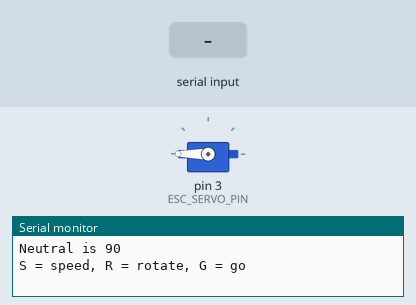
This sketch was run on a simulated Arduino Uno, built with avr-gcc and run on an emulated ATmega328P. On the bench: servo, the last lines printed to the serial monitor. Inputs (shaded band) come from the test bench.

Above: at 2.2 s.
2.3 s: "R" received over Serial
At 2.7 s:
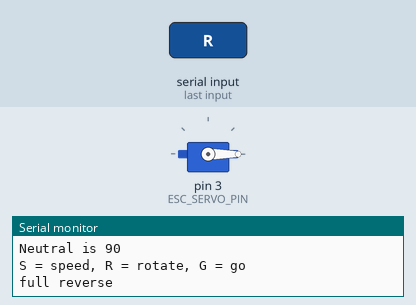
3.8 s: "S" received over Serial
At 5.0 s:
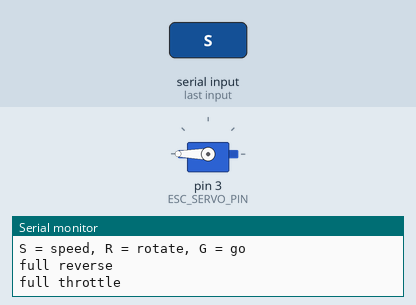
5.3 s: "G" received over Serial
At 6.7 s:
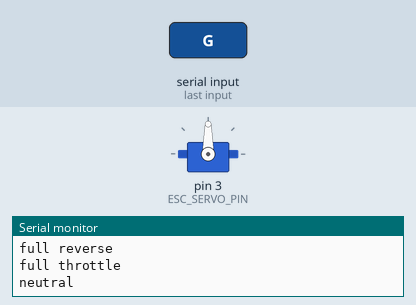
Timing chart, 0 to 8.3 s (numbered marks = the images above; inputs shaded):
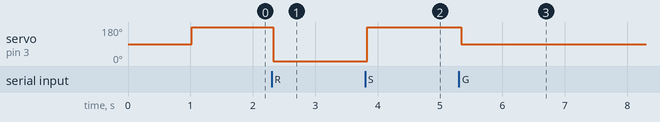

The sketch:

ESC_Calirate.ino
```cpp
#include <Servo.h>

const int ESC_SERVO_PIN = 3;// was 10
const int PIN_LED = 13;

const int SDA_PIN = 18;
const int SCL_PIN = 19;

const float NEUTRAL_THROTTLE = 90; // 60 to 102
const float NEUTRAL_STEERING_ANGLE = 90; // 50 to 130


int current_throttle = 255;

Servo steeringServo;
Servo electronicSpeedController;

void setup()
{
  //connect steering servo and esc
  electronicSpeedController.attach( ESC_SERVO_PIN );

  //set speeds to neutral
  electronicSpeedController.write( NEUTRAL_THROTTLE );

  Serial.begin(9600);

  delay(1000);
  Serial.println("Neutral is 90");
  Serial.println("S = speed, R = rotate, G = go");
}

int incomingByte = 127;
int number = 0;
boolean setCarSpeed = true; // true = speed, false = rotate

void loop()
{
  if (Serial.available() > 0)
  {
    incomingByte = Serial.read();
    if (incomingByte == 'S') //S  full throttle 255
    {
      current_throttle = 180;
      Serial.println("full throttle\n\n");
    }
    else if (incomingByte == 'R') //R  full reverse 0
    {
      current_throttle = 0;
      Serial.println("full reverse\n\n");
    }
    else if (incomingByte == 'G') //G    neutral 127
    {
      current_throttle = 90;
      Serial.println("neutral\n\n");
    }
  }
  //
  delay(20);
  electronicSpeedController.write(current_throttle);

  /*delay(5000);
    for(int i=0;i<20;i++)
    {
    electronicSpeedController.write( NEUTRAL_THROTTLE +i);
    Serial.println(NEUTRAL_THROTTLE + i);
    delay(2000);
    }
    electronicSpeedController.write( NEUTRAL_THROTTLE );
    delay(10000);
  */

  /*steeringServo.write( NEUTRAL_STEERING_ANGLE - 10);
    delay(2000);
    steeringServo.write( NEUTRAL_STEERING_ANGLE + 10);
    delay(2000);

    steeringServo.write( NEUTRAL_STEERING_ANGLE - 20);
    delay(2000);
    steeringServo.write( NEUTRAL_STEERING_ANGLE + 20);
    delay(2000);

    steeringServo.write( NEUTRAL_STEERING_ANGLE - 30);
    delay(2000);
    steeringServo.write( NEUTRAL_STEERING_ANGLE + 30);
    delay(2000);

    steeringServo.write( NEUTRAL_STEERING_ANGLE - 40);
    delay(2000);
    steeringServo.write( NEUTRAL_STEERING_ANGLE + 40);
    delay(2000);

    steeringServo.write(NEUTRAL_STEERING_ANGLE);
    delay(10000);*/

}
```

Measured:
- after the input at 2.3 s, servo on pin 3 (ESC_SERVO_PIN): 180° → 0° at once
- after the input at 3.8 s, servo on pin 3 (ESC_SERVO_PIN): 0° → 180° at once
- after the input at 5.3 s, servo on pin 3 (ESC_SERVO_PIN): 180° → 90° at once
